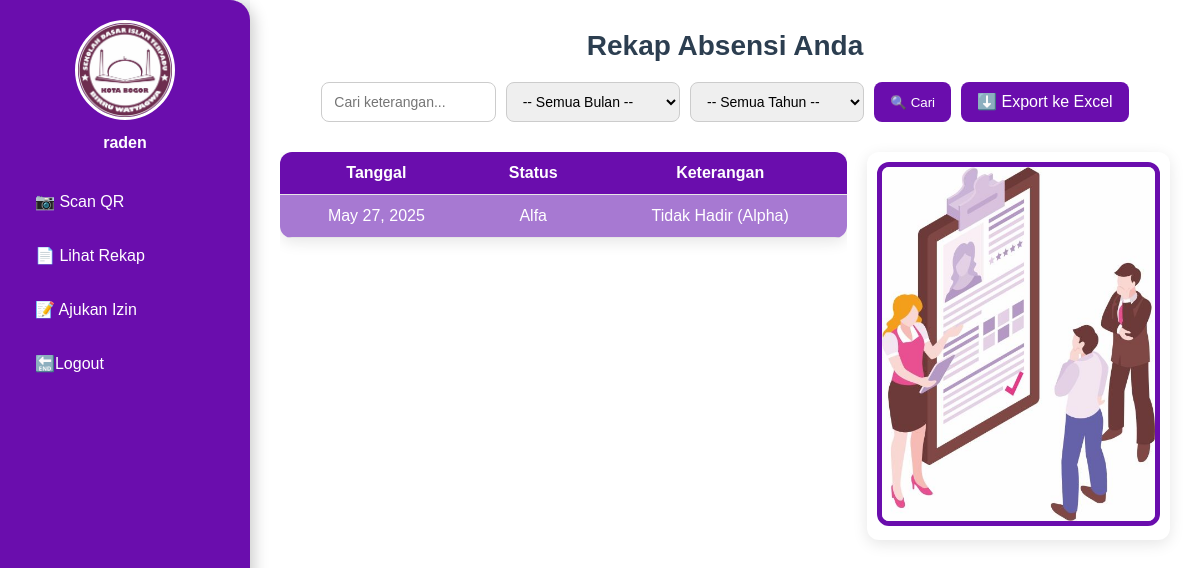
Page /rekap-guru/ (signed in) on the earlier database version.
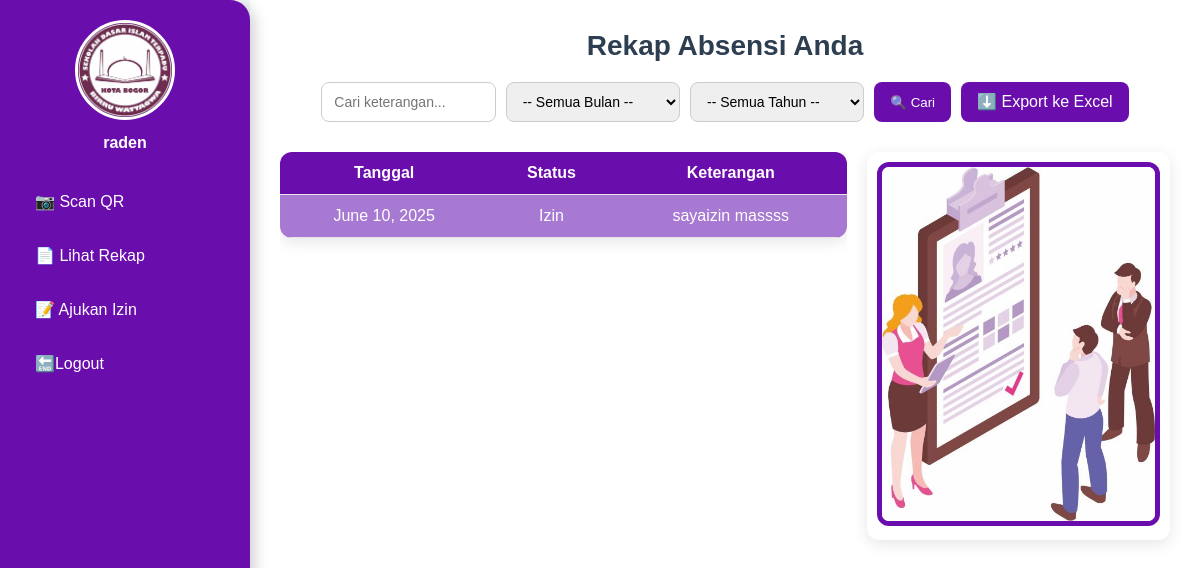
Same page on the later database version.
### birruwattaqwa/models.py (models this page shows, shortened)
class Absensi(models.Model):
    STATUS_CHOICES = [
        ('Hadir', 'Hadir'),
        ('Izin', 'Izin'),
        ('Sakit', 'Sakit'),
        ('Alfa', 'Alfa'),
    ]
    guru = models.ForeignKey(User, on_delete=models.CASCADE)
    tanggal = models.DateField(auto_now_add=True)
    status = models.CharField(max_length=10, choices=STATUS_CHOICES)
    keterangan = models.TextField(blank=True, null=True)  # Keterangan umum
    bulan = models.CharField(max_length=20)  # Simpan bulan sebagai nama, bukan angka
    tahun = models.IntegerField()
    jam_absensi = models.TimeField(auto_now_add=True)
    lokasi = models.CharField(max_length=255, blank=True, null=True)
    latitude = models.FloatField(blank=True, null=True)  # Tambahkan ini
    longitude = models.FloatField(blank=True, null=True)  # Tambahkan ini
    qrcodes = models.ImageField(upload_to='qr_codes/', blank=True)

### birruwattaqwa/views.py (the view, shortened to what this page needs)
# urls.py: path('rekap-guru/', rekap_absensi_guru, name='rekap_guru'),
@login_required
def rekap_absensi_guru(request):
    user = request.user
    if not user.groups.filter(name='Guru').exists():
        return HttpResponse("Unauthorized", status=403)
    search_query = request.GET.get('search', '')
    bulan_filter = request.GET.get('bulan')
    tahun_filter = request.GET.get('tahun')
    bulan_list = [
        ("01", "Januari"), ("02", "Februari"), ("03", "Maret"),
        ("04", "April"), ("05", "Mei"), ("06", "Juni"),
        ("07", "Juli"), ("08", "Agustus"), ("09", "September"),
        ("10", "Oktober"), ("11", "November"), ("12", "Desember"),
    ]
    tahun_list = [str(tahun) for tahun in range(2023, datetime.date.today().year + 1)]
    absensi_list = Absensi.objects.filter(guru=user)
    if search_query:
        absensi_list = absensi_list.filter(keterangan__icontains=search_query)
    if bulan_filter and tahun_filter:
        absensi_list = absensi_list.filter(
            tanggal__month=int(bulan_filter),
            tanggal__year=int(tahun_filter)
        )
    return render(request, 'birruwattaqwa/guru/rekap_guru.html', {
        'absensi_list': absensi_list,
        'search_query': search_query,
        'selected_bulan': bulan_filter,
        'selected_tahun': tahun_filter,
        'bulan_list': bulan_list,
        'tahun_list': tahun_list,
    })

### birruwattaqwa/templates/birruwattaqwa/guru/rekap_guru.html (shortened to what this page needs)
{% load static %}
<!DOCTYPE html>
<html lang="id">
<head>
    <link rel="stylesheet" href="{% static 'css/guru/rekap_guru.css' %}">
</head>
<body>
    <div class="dashboard">
        <div class="sidebar">
            <div class="profile">
                <a href="{% url 'dashboard_guru' %}">
                    <img src="/media/logo.jpeg" alt="Foto Guru">
                </a>
                <h4>{{ request.user.username }}</h4>
            </div>
            <ul>
                <li><a href="{% url 'scan_qr_view' %}">📷 Scan QR</a></li>
                <li><a href="{% url 'rekap_guru' %}">📄 Lihat Rekap</a></li>
                <li><a href="{% url 'absent' %}">📝 Ajukan Izin</a></li>
                <li><a href="{% url 'logout' %}">🔚Logout</a></li>
            </ul>
        </div>
        <div class="content">
            <h2>Rekap Absensi Anda</h2>
            <div class="actions">
                <form method="get" class="filter-bar">
                    <input type="text" name="search" placeholder="Cari keterangan..." value="{{ search_query }}">
                    <select name="bulan">
                        <option value="">-- Semua Bulan --</option>
                    </select>
                    <select name="tahun">
                        <option value="">-- Semua Tahun --</option>
                    </select>
                    <button type="submit" class="btn search-btn">🔍 Cari</button>
                    <a href="?{% if selected_bulan %}bulan={{ selected_bulan }}&{% endif %}{% if selected_tahun %}tahun={{ selected_tahun }}&{% endif %}export=true" class="btn export-btn">⬇️ Export ke Excel</a>
                </form>
            </div>
            <div class="table-container">
                <div class="table-wrapper">
                    <table>
                        <thead>
                            <tr>
                                <th>Tanggal</th>
                                <th>Status</th>
                                <th>Keterangan</th>
                            </tr>
                        </thead>
                        <tbody>
                            {% for absen in absensi_list %}
                                <tr>
                                    <td>{{ absen.tanggal }}</td>
                                    <td>{{ absen.status }}</td>
                                    <td>{{ absen.keterangan|default:"-" }}</td>
                                </tr>
                            {% empty %}
                                <tr>
                                    <td colspan="3">Tidak ada data absensi.</td>
                                </tr>
                            {% endfor %}
                        </tbody>
                    </table>
                </div>
                <div class="form-image">
                    <img src="/media/absen.jpeg" alt="Ilustrasi Absensi">
                </div>
            </div>
        </div>
    </div>
</body>
</html>

Differences in the rows shown:
removed Absensi: tanggal "May 27, 2025", status "Alfa", keterangan "Tidak Hadir (Alpha)"
added Absensi: tanggal "June 10, 2025", status "Izin", keterangan "sayaizin massss"
